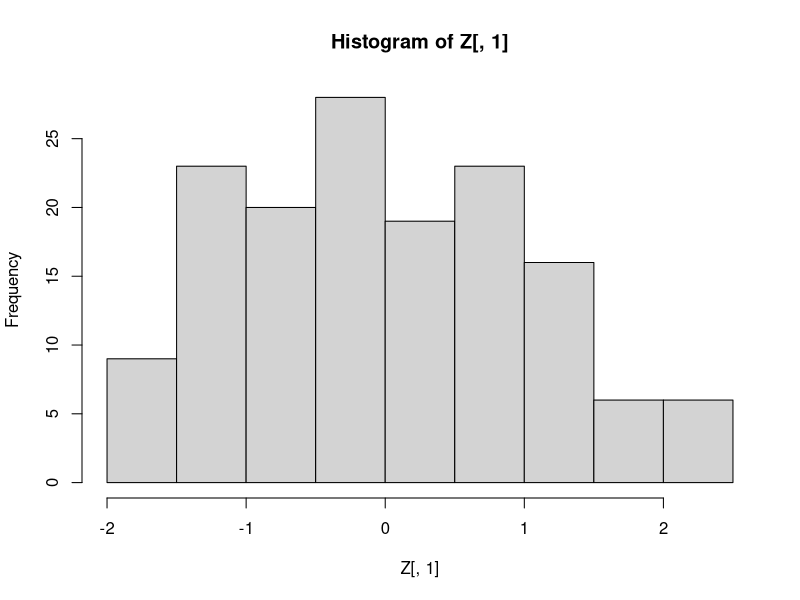
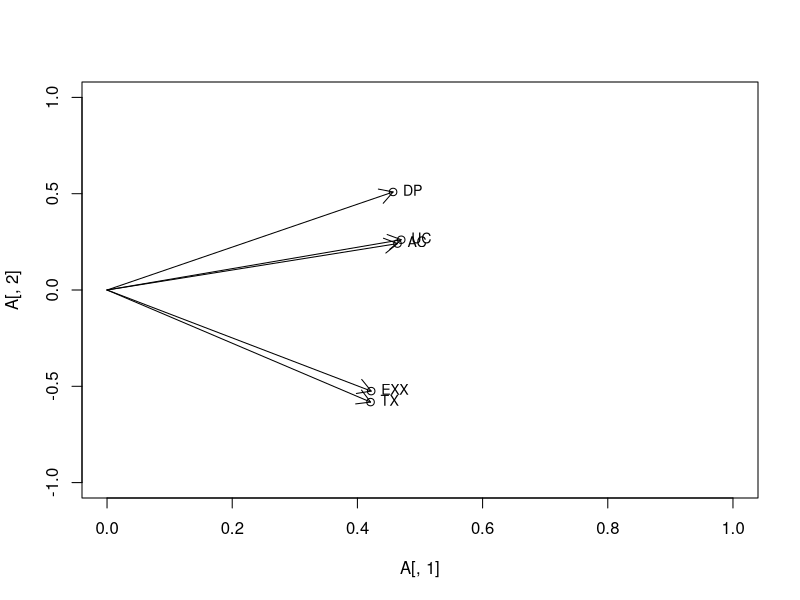

These figures' R source, in order:
# aula do de 26 abr 2024
# parte 2 do curso (pos primeira prova)

x<-iris[-5]
xd<-scale(x,center = TRUE, scale = FALSE)
xd

t(xd)%*%xd*1/149
S<-cov(x) # da o mesmo que a expressao acima

D.meio<-diag(1/sqrt(diag(S)))
Z<-xd%*%D.meio
apply(Z,2,FUN = function(x)c(mean(x),sd(x)))
hist(Z[,1])
cor(x)
cov(Z)


A<-matrix(data = c(0.464,0.457,0.470,0.422,0.421,0.241,0.509,0.261,-0.525,-0.582), byrow = FALSE, nrow = 5)
(A**2)*100

plot(x = A[,1], y = A[,2],xlim = c(0,1), ylim = c(-1,1))
acoes<-c('AC', 'DP', 'UC', 'EXX', 'TX')
text(x = A[,1],y = A[,2], label = acoes, cex = 0.85, pos = 4)
arrows(x0 = 0, y0 = 0, x1 = A[,1], y1 = A[,2], length = 0.15)
